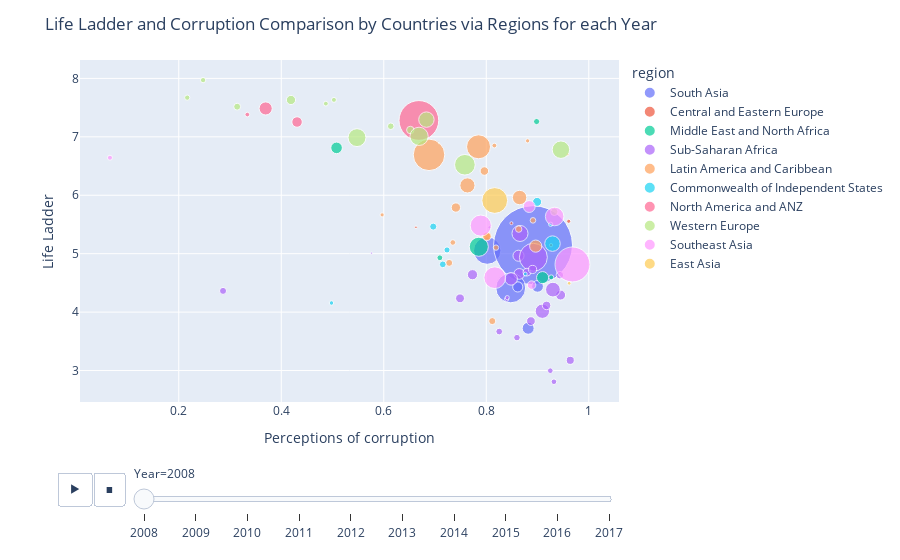

Notebook code for this chart:
### Code cell
fig = px.scatter(pop_df, 
                 x = "Perceptions of corruption",
                 y = "Life Ladder",
                 animation_frame = "Year",
                 animation_group = "Country name",
                 size = "population",
                 color = "region", 
                 hover_name = "Country name", 
                 size_max = 60)
fig.update_layout(title = "Life Ladder and Corruption Comparison by Countries via Regions for each Year")
fig.show()

### Figure 1 — Plotly figure (JSON) as saved in the notebook; plotly's stock layout.template omitted (floating-point values rounded to 4 significant figures)
{"data": [{"hovertemplate": "<b>%{hovertext}</b><br><br>region=South Asia<br>Year=2008<br>Perceptions of corruption=%{x}<br>Life Ladder=%{y}<br>population=%{marker.size}<extra></extra>", "hovertext": ["Afghanistan", "Bangladesh", "India", "Nepal", "Pakistan", "Sri Lanka"], "ids": ["Afghanistan", "Bangladesh", "India", "Nepal", "Pakistan", "Sri Lanka"], "legendgroup": "South Asia", "marker": {"color": "#636efa", "size": [27722276, 144304167, 1200669765, 26666576, 171648986, 19983984], "sizemode": "area", "sizeref": 385100.0, "symbol": "circle"}, "mode": "markers", "name": "South Asia", "orientation": "v", "showlegend": true, "type": "scatter", "x": [0.8817, 0.8018, 0.8912, 0.9, 0.8477, 0.8614], "xaxis": "x", "y": [3.724, 5.052, 5.146, 4.441, 4.414, 4.431], "yaxis": "y"}, {"hovertemplate": "<b>%{hovertext}</b><br><br>region=Central and Eastern Europe<br>Year=2008<br>Perceptions of corruption=%{x}<br>Life Ladder=%{y}<br>population=%{marker.size}<extra></extra>", "hovertext": ["Estonia", "Kosovo", "Latvia", "Lithuania"], "ids": ["Estonia", "Kosovo", "Latvia", "Lithuania"], "legendgroup": "Central and Eastern Europe", "marker": {"color": "#EF553B", "size": [1337090, 1747383, 2177322, 3198231], "sizemode": "area", "sizeref": 385100.0, "symbol": "circle"}, "mode": "markers", "name": "Central and Eastern Europe", "orientation": "v", "showlegend": true, "type": "scatter", "x": [0.6628, 0.8491, 0.9263, 0.9608], "xaxis": "x", "y": [5.452, 5.522, 5.145, 5.554], "yaxis": "y"}, {"hovertemplate": "<b>%{hovertext}</b><br><br>region=Middle East and North Africa<br>Year=2008<br>Perceptions of corruption=%{x}<br>Life Ladder=%{y}<br>population=%{marker.size}<extra></extra>", "hovertext": ["Iraq", "Israel", "Jordan", "Lebanon", "Saudi Arabia", "Turkey"], "ids": ["Iraq", "Israel", "Jordan", "Lebanon", "Saudi Arabia", "Turkey"], "legendgroup": "Middle East and North Africa", "marker": {"color": "#00cc96", "size": [28385746, 7308800, 6556478, 4764741, 25888541, 70418604], "sizemode": "area", "sizeref": 385100.0, "symbol": "circle"}, "mode": "markers", "name": "Middle East and North Africa", "orientation": "v", "showlegend": true, "type": "scatter", "x": [0.9099, 0.8982, 0.7094, 0.9267, 0.5079, 0.7854], "xaxis": "x", "y": [4.59, 7.261, 4.93, 4.595, 6.811, 5.118], "yaxis": "y"}, {"hovertemplate": "<b>%{hovertext}</b><br><br>region=Sub-Saharan Africa<br>Year=2008<br>Perceptions of corruption=%{x}<br>Life Ladder=%{y}<br>population=%{marker.size}<extra></extra>", "hovertext": ["Benin", "Botswana", "Burkina Faso", "Burundi", "Cameroon", "Chad", "Djibouti", "Ghana", "Kenya", "Liberia", "Madagascar", "Mali", "Mauritania", "Mozambique", "Niger", "Nigeria", "Rwanda", "Senegal", "Sierra Leone", "South Africa", "Tanzania", "Togo", "Uganda", "Zambia", "Zimbabwe"], "ids": ["Benin", "Botswana", "Burkina Faso", "Burundi", "Cameroon", "Chad", "Djibouti", "Ghana", "Kenya", "Liberia", "Madagascar", "Mali", "Mauritania", "Mozambique", "Niger", "Nigeria", "Rwanda", "Senegal", "Sierra Leone", "South Africa", "Tanzania", "Togo", "Uganda", "Zambia", "Zimbabwe"], "legendgroup": "Sub-Saharan Africa", "marker": {"color": "#ab63fa", "size": [8696921, 1915639, 14689725, 8126102, 19252666, 11183588, 816358, 23563825, 39791981, 3607860, 19996473, 14113577, 3296238, 22276596, 15250908, 150269623, 9524534, 12004701, 6133603, 49779471, 41853944, 6083420, 30431736, 12848530, 12379549], "sizemode": "area", "sizeref": 385100.0, "symbol": "circle"}, "mode": "markers", "name": "Sub-Saharan Africa", "orientation": "v", "showlegend": true, "type": "scatter", "x": [0.8252, 0.8062, 0.8871, 0.8598, 0.945, 0.9436, 0.5761, 0.8629, 0.9094, 0.8397, 0.7731, 0.9176, 0.8409, 0.8643, 0.7488, 0.8919, 0.2864, 0.8792, 0.9249, 0.8658, 0.93, 0.932, 0.8485, 0.8903, 0.9638], "xaxis": "x", "y": [3.667, 5.451, 3.846, 3.563, 4.292, 4.632, 5.009, 4.965, 4.015, 4.221, 4.64, 4.115, 4.248, 4.654, 4.236, 4.939, 4.363, 4.683, 2.997, 5.346, 4.385, 2.808, 4.569, 4.73, 3.174], "yaxis": "y"}, {"hovertemplate": "<b>%{hovertext}</b><br><br>region=Latin America and Caribbean<br>Year=2008<br>Perceptions of corruption=%{x}<br>Life Ladder=%{y}<br>population=%{marker.size}<extra></extra>", "hovertext": ["Argentina", "Bolivia", "Brazil", "Chile", "Colombia", "Costa Rica", "Dominican Republic", "Ecuador", "El Salvador", "Guatemala", "Haiti", "Honduras", "Mexico", "Nicaragua", "Panama", "Paraguay", "Peru", "Trinidad and Tobago", "Uruguay"], "ids": ["Argentina", "Bolivia", "Brazil", "Chile", "Colombia", "Costa Rica", "Dominican Republic", "Ecuador", "El Salvador", "Guatemala", "Haiti", "Honduras", "Mexico", "Nicaragua", "Panama", "Paraguay", "Peru", "Trinidad and Tobago", "Uruguay"], "legendgroup": "Latin America and Caribbean", "marker": {"color": "#FFA15A", "size": [40080160, 9721454, 192030362, 16708258, 44254975, 4463125, 9458075, 14535739, 6131764, 14006428, 9646580, 7980955, 110815271, 5667432, 3516204, 6081296, 28562317, 1314443, 3340221], "sizemode": "area", "sizeref": 385100.0, "symbol": "circle"}, "mode": "markers", "name": "Latin America and Caribbean", "orientation": "v", "showlegend": true, "type": "scatter", "x": [0.865, 0.8014, 0.6883, 0.7407, 0.7632, 0.8157, 0.7276, 0.8013, 0.7347, 0.7963, 0.8117, 0.8632, 0.7849, 0.8189, 0.8807, 0.8911, 0.8964, 0.9588, 0.5968], "xaxis": "x", "y": [5.961, 5.298, 6.691, 5.789, 6.168, 6.851, 4.842, 5.297, 5.191, 6.414, 3.846, 5.42, 6.829, 5.104, 6.931, 5.57, 5.129, 6.696, 5.664], "yaxis": "y"}, {"hovertemplate": "<b>%{hovertext}</b><br><br>region=Commonwealth of Independent States<br>Year=2008<br>Perceptions of corruption=%{x}<br>Life Ladder=%{y}<br>population=%{marker.size}<extra></extra>", "hovertext": ["Armenia", "Azerbaijan", "Belarus", "Georgia", "Kazakhstan", "Moldova", "Tajikistan", "Ukraine", "Uzbekistan"], "ids": ["Armenia", "Azerbaijan", "Belarus", "Georgia", "Kazakhstan", "Moldova", "Tajikistan", "Ukraine", "Uzbekistan"], "legendgroup": "Commonwealth of Independent States", "marker": {"color": "#19d3f3", "size": [2907618, 8763400, 9527985, 3848449, 15674000, 3570108, 7209930, 46258200, 27302800], "sizemode": "area", "sizeref": 385100.0, "symbol": "circle"}, "mode": "markers", "name": "Commonwealth of Independent States", "orientation": "v", "showlegend": true, "type": "scatter", "x": [0.8761, 0.7151, 0.6965, 0.498, 0.8992, 0.9257, 0.7234, 0.9292, null], "xaxis": "x", "y": [4.652, 4.817, 5.463, 4.156, 5.886, 5.503, 5.064, 5.172, 5.311], "yaxis": "y"}, {"hovertemplate": "<b>%{hovertext}</b><br><br>region=North America and ANZ<br>Year=2008<br>Perceptions of corruption=%{x}<br>Life Ladder=%{y}<br>population=%{marker.size}<extra></extra>", "hovertext": ["Australia", "Canada", "New Zealand", "United States"], "ids": ["Australia", "Canada", "New Zealand", "United States"], "legendgroup": "North America and ANZ", "marker": {"color": "#FF6692", "size": [21249200, 33247118, 4259800, 304093966], "sizemode": "area", "sizeref": 385100.0, "symbol": "circle"}, "mode": "markers", "name": "North America and ANZ", "orientation": "v", "showlegend": true, "type": "scatter", "x": [0.4308, 0.3696, 0.3338, 0.6685], "xaxis": "x", "y": [7.254, 7.486, 7.381, 7.28], "yaxis": "y"}, {"hovertemplate": "<b>%{hovertext}</b><br><br>region=Western Europe<br>Year=2008<br>Perceptions of corruption=%{x}<br>Life Ladder=%{y}<br>population=%{marker.size}<extra></extra>", "hovertext": ["Austria", "Belgium", "Denmark", "Finland", "France", "Germany", "Iceland", "Ireland", "Italy", "Netherlands", "Norway", "Portugal", "Spain", "Sweden", "United Kingdom"], "ids": ["Austria", "Belgium", "Denmark", "Finland", "France", "Germany", "Iceland", "Ireland", "Italy", "Netherlands", "Norway", "Portugal", "Spain", "Sweden", "United Kingdom"], "legendgroup": "Western Europe", "marker": {"color": "#B6E880", "size": [8321496, 10709973, 5493621, 5313399, 64374984, 82110097, 317414, 4489544, 58826731, 16445593, 4768212, 10558177, 45954106, 9219637, 61806995], "sizemode": "area", "sizeref": 385100.0, "symbol": "circle"}, "mode": "markers", "name": "Western Europe", "orientation": "v", "showlegend": true, "type": "scatter", "x": [0.6136, 0.6518, 0.2475, 0.2166, 0.6689, 0.7583, 0.708, 0.487, 0.9456, 0.4189, 0.5028, 0.9327, 0.6832, 0.314, 0.5478], "xaxis": "x", "y": [7.181, 7.117, 7.971, 7.671, 7.008, 6.522, 6.888, 7.568, 6.78, 7.631, 7.632, 5.717, 7.294, 7.516, 6.986], "yaxis": "y"}, {"hovertemplate": "<b>%{hovertext}</b><br><br>region=Southeast Asia<br>Year=2008<br>Perceptions of corruption=%{x}<br>Life Ladder=%{y}<br>population=%{marker.size}<extra></extra>", "hovertext": ["Cambodia", "Indonesia", "Malaysia", "Philippines", "Singapore", "Thailand", "Vietnam"], "ids": ["Cambodia", "Indonesia", "Malaysia", "Philippines", "Singapore", "Thailand", "Vietnam"], "legendgroup": "Southeast Asia", "marker": {"color": "#FF97FF", "size": [13883834, 235469762, 27236006, 90901965, 4839396, 66530984, 86243413], "sizemode": "area", "sizeref": 385100.0, "symbol": "circle"}, "mode": "markers", "name": "Southeast Asia", "orientation": "v", "showlegend": true, "type": "scatter", "x": [0.8884, 0.9682, 0.8838, 0.8166, 0.06578, 0.9334, 0.7892], "xaxis": "x", "y": [4.462, 4.815, 5.807, 4.589, 6.642, 5.636, 5.48], "yaxis": "y"}, {"hovertemplate": "<b>%{hovertext}</b><br><br>region=East Asia<br>Year=2008<br>Perceptions of corruption=%{x}<br>Life Ladder=%{y}<br>population=%{marker.size}<extra></extra>", "hovertext": ["China", "Japan", "Mongolia"], "ids": ["China", "Japan", "Mongolia"], "legendgroup": "East Asia", "marker": {"color": "#FECB52", "size": [1324655000, 128063000, 2631898], "sizemode": "area", "sizeref": 385100.0, "symbol": "circle"}, "mode": "markers", "name": "East Asia", "orientation": "v", "showlegend": true, "type": "scatter", "x": [null, 0.8165, 0.9617], "xaxis": "x", "y": [4.846, 5.911, 4.493], "yaxis": "y"}], "layout": {"legend": {"itemsizing": "constant", "title": {"text": "region"}, "tracegroupgap": 0}, "margin": {"t": 60}, "sliders": [{"active": 0, "currentvalue": {"prefix": "Year="}, "len": 0.9, "pad": {"b": 10, "t": 60}, "steps": [{"args": [["2008"], {"frame": {"duration": 0, "redraw": false}, "fromcurrent": true, "mode": "immediate", "transition": {"duration": 0, "easing": "linear"}}], "label": "2008", "method": "animate"}, {"args": [["2009"], {"frame": {"duration": 0, "redraw": false}, "fromcurrent": true, "mode": "immediate", "transition": {"duration": 0, "easing": "linear"}}], "label": "2009", "method": "animate"}, {"args": [["2010"], {"frame": {"duration": 0, "redraw": false}, "fromcurrent": true, "mode": "immediate", "transition": {"duration": 0, "easing": "linear"}}], "label": "2010", "method": "animate"}, {"args": [["2011"], {"frame": {"duration": 0, "redraw": false}, "fromcurrent": true, "mode": "immediate", "transition": {"duration": 0, "easing": "linear"}}], "label": "2011", "method": "animate"}, {"args": [["2012"], {"frame": {"duration": 0, "redraw": false}, "fromcurrent": true, "mode": "immediate", "transition": {"duration": 0, "easing": "linear"}}], "label": "2012", "method": "animate"}, {"args": [["2013"], {"frame": {"duration": 0, "redraw": false}, "fromcurrent": true, "mode": "immediate", "transition": {"duration": 0, "easing": "linear"}}], "label": "2013", "method": "animate"}, {"args": [["2014"], {"frame": {"duration": 0, "redraw": false}, "fromcurrent": true, "mode": "immediate", "transition": {"duration": 0, "easing": "linear"}}], "label": "2014", "method": "animate"}, {"args": [["2015"], {"frame": {"duration": 0, "redraw": false}, "fromcurrent": true, "mode": "immediate", "transition": {"duration": 0, "easing": "linear"}}], "label": "2015", "method": "animate"}, {"args": [["2016"], {"frame": {"duration": 0, "redraw": false}, "fromcurrent": true, "mode": "immediate", "transition": {"duration": 0, "easing": "linear"}}], "label": "2016", "method": "animate"}, {"args": [["2017"], {"frame": {"duration": 0, "redraw": false}, "fromcurrent": true, "mode": "immediate", "transition": {"duration": 0, "easing": "linear"}}], "label": "2017", "method": "animate"}], "x": 0.1, "xanchor": "left", "y": 0, "yanchor": "top"}], "title": {"text": "Life Ladder and Corruption Comparison by Countries via Regions for each Year"}, "updatemenus": [{"buttons": [{"args": [null, {"frame": {"duration": 500, "redraw": false}, "fromcurrent": true, "mode": "immediate", "transition": {"duration": 500, "easing": "linear"}}], "label": "&#9654;", "method": "animate"}, {"args": [[null], {"frame": {"duration": 0, "redraw": false}, "fromcurrent": true, "mode": "immediate", "transition": {"duration": 0, "easing": "linear"}}], "label": "&#9724;", "method": "animate"}], "direction": "left", "pad": {"r": 10, "t": 70}, "showactive": false, "type": "buttons", "x": 0.1, "xanchor": "right", "y": 0, "yanchor": "top"}], "xaxis": {"anchor": "y", "domain": [0, 1], "title": {"text": "Perceptions of corruption"}}, "yaxis": {"anchor": "x", "domain": [0, 1], "title": {"text": "Life Ladder"}}}}
